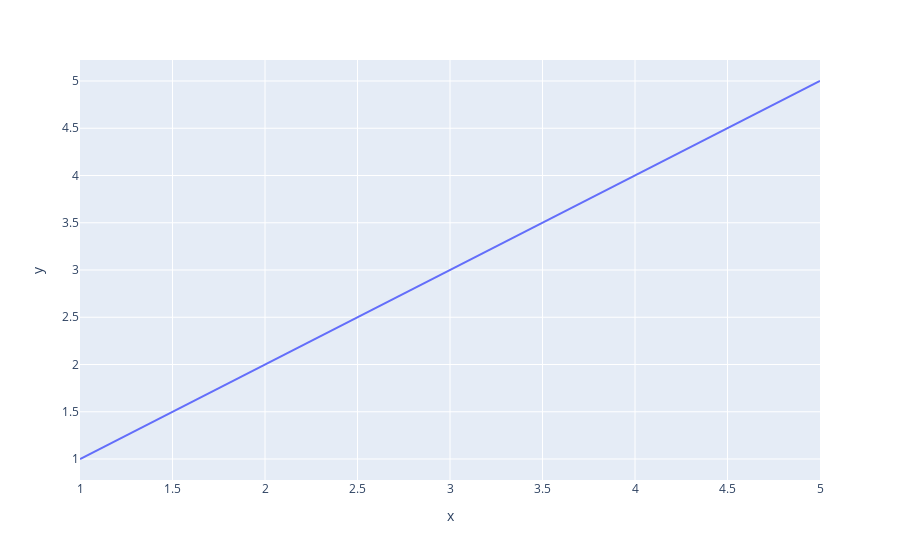

Source (notebook cell):
### Code cell
fig.show()

### Figure 1 — Plotly figure (JSON) as saved in the notebook; plotly's stock layout.template omitted (floating-point values rounded to 4 significant figures)
{"data": [{"hovertemplate": "x=%{x}<br>y=%{y}<extra></extra>", "legendgroup": "", "line": {"color": "#636efa", "dash": "solid"}, "marker": {"symbol": "circle"}, "mode": "lines", "name": "", "orientation": "v", "showlegend": false, "type": "scatter", "x": [1, 2, 3, 4, 5], "xaxis": "x", "y": [1, 2, 3, 4, 5], "yaxis": "y"}], "layout": {"legend": {"tracegroupgap": 0}, "margin": {"t": 60}, "xaxis": {"anchor": "y", "domain": [0, 1], "title": {"text": "x"}}, "yaxis": {"anchor": "x", "domain": [0, 1], "title": {"text": "y"}}}}
